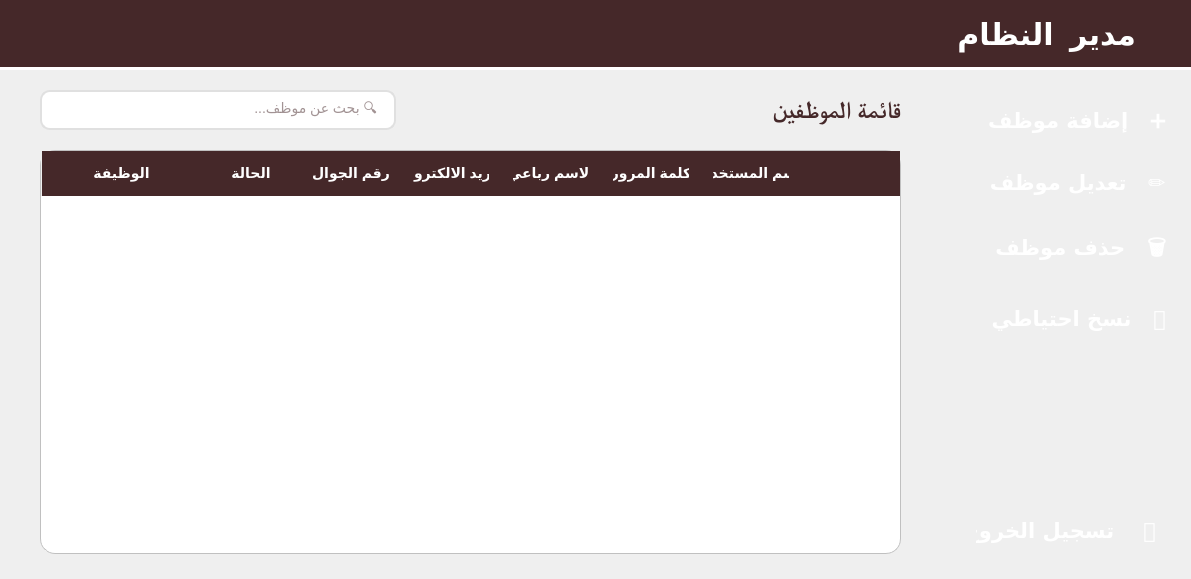
<?xml version="1.0" encoding="UTF-8"?>
<ui version="4.0">
 <class>AdminDashboard</class>
 <widget class="QMainWindow" name="AdminDashboard">
  <property name="geometry">
   <rect>
    <x>0</x>
    <y>0</y>
    <width>1191</width>
    <height>579</height>
   </rect>
  </property>
  <property name="cursor">
   <cursorShape>ArrowCursor</cursorShape>
  </property>
  <property name="windowTitle">
   <string>لوحة تحكم المدير</string>
  </property>
  <property name="layoutDirection">
   <enum>Qt::LeftToRight</enum>
  </property>
  <property name="styleSheet">
   <string notr="true"/>
  </property>
  <widget class="QWidget" name="centralwidget">
   <property name="styleSheet">
    <string notr="true">#horizontalLayout{
background-color: #f3e8df;
}</string>
   </property>
   <layout class="QVBoxLayout" name="verticalLayout">
    <property name="spacing">
     <number>0</number>
    </property>
    <property name="leftMargin">
     <number>0</number>
    </property>
    <property name="topMargin">
     <number>0</number>
    </property>
    <property name="rightMargin">
     <number>0</number>
    </property>
    <property name="bottomMargin">
     <number>0</number>
    </property>
    <item>
     <widget class="QFrame" name="topBar">
      <property name="sizePolicy">
       <sizepolicy hsizetype="Preferred" vsizetype="Fixed">
        <horstretch>0</horstretch>
        <verstretch>0</verstretch>
       </sizepolicy>
      </property>
      <property name="minimumSize">
       <size>
        <width>0</width>
        <height>70</height>
       </size>
      </property>
      <property name="styleSheet">
       <string notr="true">#topBar{
background-color: #452829;
border-bottom: 3px solid white;
}</string>
      </property>
      <layout class="QHBoxLayout" name="horizontalLayout_2">
       <item>
        <widget class="QLabel" name="titleLabel">
         <property name="font">
          <font>
           <pointsize>-1</pointsize>
           <weight>75</weight>
           <bold>true</bold>
          </font>
         </property>
         <property name="styleSheet">
          <string notr="true">color: white; font-size: 30px; font-weight: bold;</string>
         </property>
         <property name="text">
          <string>مدير  النظام</string>
         </property>
        </widget>
       </item>
       <item>
        <widget class="QLabel" name="iconLabel">
         <property name="minimumSize">
          <size>
           <width>40</width>
           <height>40</height>
          </size>
         </property>
         <property name="maximumSize">
          <size>
           <width>40</width>
           <height>40</height>
          </size>
         </property>
         <property name="autoFillBackground">
          <bool>false</bool>
         </property>
         <property name="styleSheet">
          <string notr="true"/>
         </property>
         <property name="pixmap">
          <pixmap>icons/admin-icon.png</pixmap>
         </property>
         <property name="scaledContents">
          <bool>true</bool>
         </property>
        </widget>
       </item>
      </layout>
     </widget>
    </item>
    <item>
     <layout class="QHBoxLayout" name="horizontalLayout" stretch="0,1">
      <property name="spacing">
       <number>0</number>
      </property>
      <property name="sizeConstraint">
       <enum>QLayout::SetMaximumSize</enum>
      </property>
      <item>
       <layout class="QVBoxLayout" name="mainContentLayout">
        <property name="spacing">
         <number>20</number>
        </property>
        <property name="leftMargin">
         <number>40</number>
        </property>
        <property name="topMargin">
         <number>20</number>
        </property>
        <property name="rightMargin">
         <number>40</number>
        </property>
        <property name="bottomMargin">
         <number>25</number>
        </property>
        <item>
         <layout class="QHBoxLayout" name="headerLayout">
          <item>
           <widget class="QLineEdit" name="searchBar">
            <property name="minimumSize">
             <size>
              <width>350</width>
              <height>40</height>
             </size>
            </property>
            <property name="focusPolicy">
             <enum>Qt::ClickFocus</enum>
            </property>
            <property name="styleSheet">
             <string notr="true">
                     QLineEdit {
                         background-color: white;
                         border: 2px solid #e0e0e0;
                         border-radius: 10px;
                         padding: 5px 15px;
                         font-size: 14px;
                         font-family: &quot;Alyamama&quot;, &quot;Segoe UI Symbol&quot;;
                         color: #452829;
                     }
                     QLineEdit:focus {
                         border: 2px solid #452829;
                     }
              </string>
            </property>
            <property name="placeholderText">
             <string>🔍 بحث عن موظف...</string>
            </property>
           </widget>
          </item>
          <item>
           <spacer name="headerSpacer">
            <property name="orientation">
             <enum>Qt::Horizontal</enum>
            </property>
            <property name="sizeHint" stdset="0">
             <size>
              <width>40</width>
              <height>20</height>
             </size>
            </property>
           </spacer>
          </item>
          <item>
           <widget class="QLabel" name="headerLabel">
            <property name="font">
             <font>
              <family>Times New Roman</family>
              <pointsize>18</pointsize>
              <weight>75</weight>
              <bold>true</bold>
             </font>
            </property>
            <property name="styleSheet">
             <string notr="true">color: #452829;</string>
            </property>
            <property name="text">
             <string>قائمة الموظفين</string>
            </property>
           </widget>
          </item>
         </layout>
        </item>
        <item>
         <widget class="QTableWidget" name="employeesTable">
          <property name="sizePolicy">
           <sizepolicy hsizetype="Expanding" vsizetype="Expanding">
            <horstretch>1</horstretch>
            <verstretch>0</verstretch>
           </sizepolicy>
          </property>
          <property name="minimumSize">
           <size>
            <width>0</width>
            <height>0</height>
           </size>
          </property>
          <property name="focusPolicy">
           <enum>Qt::ClickFocus</enum>
          </property>
          <property name="layoutDirection">
           <enum>Qt::RightToLeft</enum>
          </property>
          <property name="styleSheet">
           <string notr="true">
                  QTableWidget {
                    background-color: white;
                    color: #452829;
                    border-radius: 15px;
                    border: 1px solid #c0c0c0;
                    gridline-color: #f0f0f0;
                    selection-background-color: #f3e8df;
                    selection-color: #452829;
                  }
                  QHeaderView::section {
                    background-color: #452829;
                    color: white;
                    padding: 12px;
                    border: none;
                    font-weight: bold;
                    font-size: 14px;
                  }
                  QTableWidget::item {
                    padding: 10px;
                    border-bottom: 1px solid #c0c0c0;
                    border-left: 1px solid #c0c0c0;
                  }
           </string>
          </property>
          <property name="editTriggers">
           <set>QAbstractItemView::NoEditTriggers</set>
          </property>
          <property name="selectionBehavior">
           <enum>QAbstractItemView::SelectRows</enum>
          </property>
          <property name="showGrid">
           <bool>false</bool>
          </property>
          <property name="sortingEnabled">
           <bool>false</bool>
          </property>
          <property name="cornerButtonEnabled">
           <bool>true</bool>
          </property>
          <property name="rowCount">
           <number>0</number>
          </property>
          <property name="columnCount">
           <number>8</number>
          </property>
          <attribute name="horizontalHeaderCascadingSectionResizes">
           <bool>false</bool>
          </attribute>
          <attribute name="horizontalHeaderShowSortIndicator" stdset="0">
           <bool>false</bool>
          </attribute>
          <attribute name="horizontalHeaderStretchLastSection">
           <bool>true</bool>
          </attribute>
          <attribute name="verticalHeaderVisible">
           <bool>false</bool>
          </attribute>
          <attribute name="verticalHeaderCascadingSectionResizes">
           <bool>false</bool>
          </attribute>
          <attribute name="verticalHeaderShowSortIndicator" stdset="0">
           <bool>false</bool>
          </attribute>
          <attribute name="verticalHeaderStretchLastSection">
           <bool>false</bool>
          </attribute>
          <column>
           <property name="text">
            <string></string>
           </property>
          </column>
          <column>
           <property name="text">
            <string>اسم المستخدم</string>
           </property>
          </column>
          <column>
           <property name="text">
            <string>كلمة المرور</string>
           </property>
          </column>
          <column>
           <property name="text">
            <string>الاسم رباعي</string>
           </property>
          </column>
          <column>
           <property name="text">
            <string>البريد الالكتروني</string>
           </property>
          </column>
          <column>
           <property name="text">
            <string>رقم الجوال</string>
           </property>
          </column>
          <column>
           <property name="text">
            <string>الحالة</string>
           </property>
          </column>
          <column>
           <property name="text">
            <string>الوظيفة</string>
           </property>
          </column>
         </widget>
        </item>
       </layout>
      </item>
      <item>
       <widget class="QFrame" name="sideBar">
        <property name="sizePolicy">
         <sizepolicy hsizetype="Fixed" vsizetype="Expanding">
          <horstretch>0</horstretch>
          <verstretch>0</verstretch>
         </sizepolicy>
        </property>
        <property name="minimumSize">
         <size>
          <width>250</width>
          <height>0</height>
         </size>
        </property>
        <property name="styleSheet">
         <string notr="true">#sideBar {
    background: qlineargradient(x1:0, y1:0, x2:1, y2:1,
                                stop:0 #3d1f20, stop:0.5 #452829, stop:1 #3d1f20);
    border-left: 3px solid rgba(176, 141, 87, 0.3);
}

#sideBar QPushButton {
    color: white;
    border: none;
    outline: none;
    padding: 12px 15px;
    padding-right: 25px;
    background: transparent;
    border-top-left-radius: 12px;
    border-bottom-left-radius: 12px;
    border-top-right-radius: 10px;
    border-bottom-right-radius: 10px;
    text-align: right;
    font-family: 'Alyamama';
    font-size: 21px;
    margin: 4px 0px 4px 10px;
}

#sideBar QPushButton:hover {
    background: rgba(176, 141, 87, 0.15);
    color: white;
}

#sideBar QPushButton[active=&quot;true&quot;] {
    background-color: rgba(255, 255, 255, 0.1);
    color: white;
    font-weight: bold;
    border-right: 8px solid #f3db93;
}

#logoutBtn {
    color: white;
    background: qlineargradient(x1:0, y1:0, x2:0, y2:1,
                                stop:0 #ff4d4d, stop:1 #b30000);
    border-radius: 12px;
    text-align: center;
    padding: 12px;
    margin: 25px 20px;
    font-family: 'Alyamama';
    font-size: 18px;
    font-weight: bold;
    border: 2px solid rgba(255, 255, 255, 0.1);
}

#logoutBtn:hover {
    background: qlineargradient(x1:0, y1:0, x2:0, y2:1,
                                stop:0 #ff6666, stop:1 #cc0000);
    border: 2px solid rgba(255, 255, 255, 0.8);
    color: #fff;
}

#logoutBtn:pressed {
    background: #800000;
    padding-top: 14px;
    padding-bottom: 10px;
}</string>
        </property>
        <layout class="QVBoxLayout" name="verticalLayout_2">
         <property name="spacing">
          <number>5</number>
         </property>
         <property name="leftMargin">
          <number>0</number>
         </property>
         <property name="topMargin">
          <number>22</number>
         </property>
         <property name="rightMargin">
          <number>0</number>
         </property>
         <property name="bottomMargin">
          <number>20</number>
         </property>
         <item>
          <widget class="QPushButton" name="addEmployeeBtn">
           <property name="minimumSize">
            <size>
             <width>0</width>
             <height>40</height>
            </size>
           </property>
           <property name="font">
            <font>
             <family>Alyamama</family>
             <pointsize>21</pointsize>
             <weight>75</weight>
             <bold>true</bold>
            </font>
           </property>
           <property name="cursor">
            <cursorShape>PointingHandCursor</cursorShape>
           </property>
           <property name="styleSheet">
            <string notr="true"/>
           </property>
           <property name="text">
            <string>إضافة موظف   ➕</string>
           </property>
          </widget>
         </item>
         <item>
          <widget class="QPushButton" name="editEmployeeBtn">
           <property name="minimumSize">
            <size>
             <width>0</width>
             <height>40</height>
            </size>
           </property>
           <property name="font">
            <font>
             <family>Alyamama</family>
             <pointsize>21</pointsize>
             <weight>75</weight>
             <bold>true</bold>
            </font>
           </property>
           <property name="cursor">
            <cursorShape>PointingHandCursor</cursorShape>
           </property>
           <property name="styleSheet">
            <string notr="true"/>
           </property>
           <property name="text">
            <string>تعديل موظف   ✏️</string>
           </property>
          </widget>
         </item>
         <item>
          <widget class="QPushButton" name="deleteEmployeeBtn">
           <property name="minimumSize">
            <size>
             <width>0</width>
             <height>40</height>
            </size>
           </property>
           <property name="font">
            <font>
             <family>Alyamama</family>
             <pointsize>21</pointsize>
             <weight>75</weight>
             <bold>true</bold>
            </font>
           </property>
           <property name="cursor">
            <cursorShape>PointingHandCursor</cursorShape>
           </property>
           <property name="styleSheet">
            <string notr="true"/>
           </property>
           <property name="text">
            <string>حذف موظف   🗑️</string>
           </property>
          </widget>
         </item>
         <item>
          <widget class="QPushButton" name="backupBtn">
           <property name="minimumSize">
            <size>
             <width>0</width>
             <height>40</height>
            </size>
           </property>
           <property name="font">
            <font>
             <family>Alyamama</family>
             <pointsize>21</pointsize>
             <weight>75</weight>
             <bold>true</bold>
            </font>
           </property>
           <property name="cursor">
            <cursorShape>PointingHandCursor</cursorShape>
           </property>
           <property name="text">
            <string>نسخ احتياطي   💾</string>
           </property>
          </widget>
         </item>
         <item>
          <spacer name="verticalSpacer">
           <property name="orientation">
            <enum>Qt::Vertical</enum>
           </property>
           <property name="sizeHint" stdset="0">
            <size>
             <width>20</width>
             <height>40</height>
            </size>
           </property>
          </spacer>
         </item>
         <item alignment="Qt::AlignHCenter">
          <widget class="QPushButton" name="logoutBtn">
           <property name="minimumSize">
            <size>
             <width>230</width>
             <height>40</height>
            </size>
           </property>
           <property name="maximumSize">
            <size>
             <width>230</width>
             <height>16777215</height>
            </size>
           </property>
           <property name="font">
            <font>
             <family>Alyamama</family>
             <pointsize>18</pointsize>
             <weight>75</weight>
             <bold>true</bold>
            </font>
           </property>
           <property name="cursor">
            <cursorShape>PointingHandCursor</cursorShape>
           </property>
           <property name="layoutDirection">
            <enum>Qt::RightToLeft</enum>
           </property>
           <property name="styleSheet">
            <string notr="true"/>
           </property>
           <property name="text">
            <string>تسجيل الخروج    🚪</string>
           </property>
           <property name="icon">
            <iconset>
             <normaloff>icons/log-out-button.png</normaloff>icons/log-out-button.png</iconset>
           </property>
           <property name="iconSize">
            <size>
             <width>30</width>
             <height>30</height>
            </size>
           </property>
          </widget>
         </item>
        </layout>
       </widget>
      </item>
     </layout>
    </item>
   </layout>
  </widget>
 </widget>
 <resources/>
 <connections/>
</ui>
